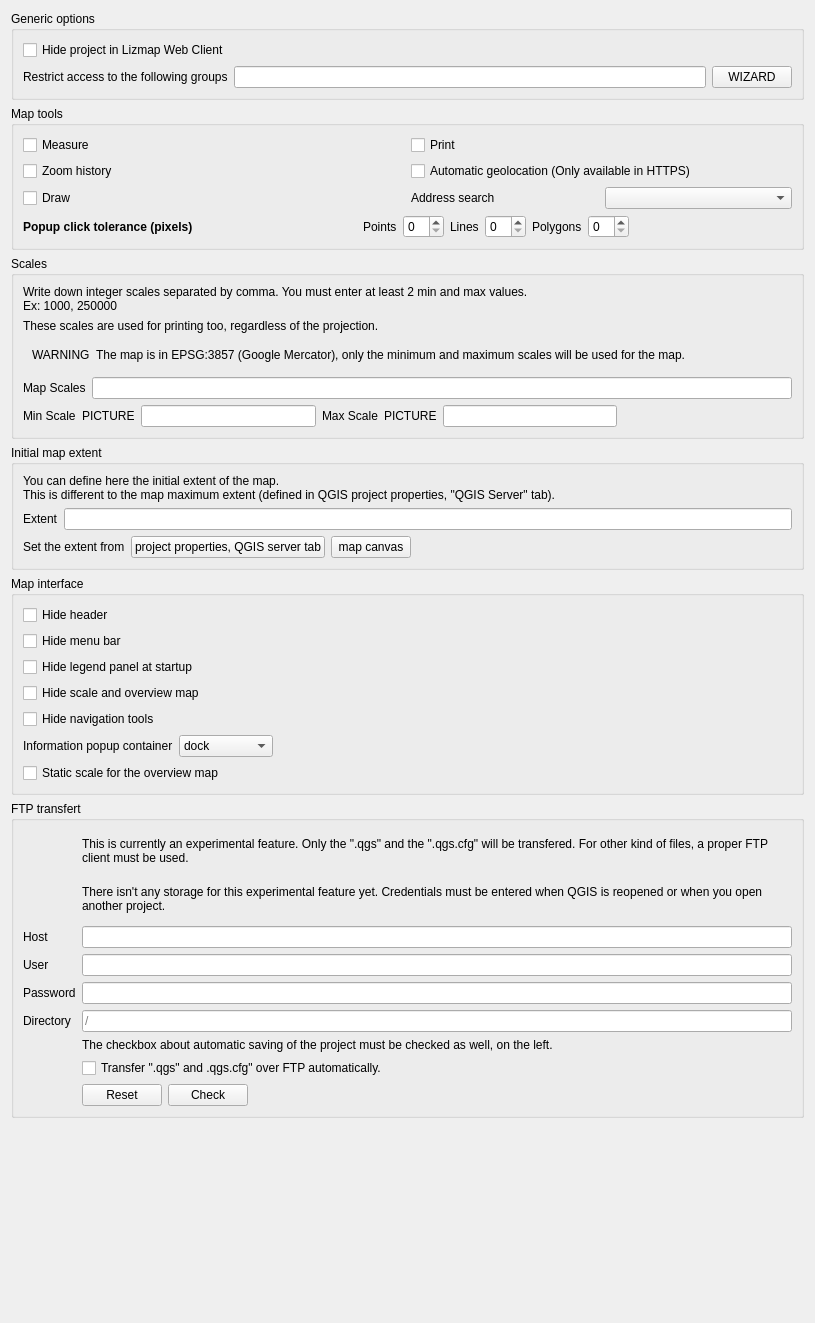
             <widget class="QWidget" name="scrollAreaWidgetContents">
              <property name="geometry">
               <rect>
                <x>0</x>
                <y>0</y>
                <width>815</width>
                <height>1323</height>
               </rect>
              </property>
              <layout class="QVBoxLayout" name="verticalLayout_26">
               <item>
                <widget class="QGroupBox" name="gb_generalOptions">
                 <property name="title">
                  <string>Generic options</string>
                 </property>
                 <layout class="QVBoxLayout" name="verticalLayout_15">
                  <item>
                   <widget class="QCheckBox" name="cbHideProject">
                    <property name="text">
                     <string>Hide project in Lizmap Web Client</string>
                    </property>
                   </widget>
                  </item>
                  <item>
                   <layout class="QHBoxLayout" name="horizontalLayout_15">
                    <item>
                     <widget class="QLabel" name="label_54">
                      <property name="text">
                       <string>Restrict access to the following groups</string>
                      </property>
                     </widget>
                    </item>
                    <item>
                     <widget class="QLineEdit" name="inAcl">
                      <property name="toolTip">
                       <string>List of group id separated by comma. Leave empty if access is not restricted.</string>
                      </property>
                      <property name="styleSheet">
                       <string notr="true"/>
                      </property>
                     </widget>
                    </item>
                    <item>
                     <widget class="QPushButton" name="button_wizard_group_visibility_project">
                      <property name="text">
                       <string notr="true">WIZARD</string>
                      </property>
                     </widget>
                    </item>
                   </layout>
                  </item>
                 </layout>
                </widget>
               </item>
               <item>
                <widget class="QGroupBox" name="gb_visibleTools">
                 <property name="title">
                  <string>Map tools</string>
                 </property>
                 <layout class="QVBoxLayout" name="verticalLayout_2">
                  <item>
                   <layout class="QGridLayout" name="gridLayout_4">
                    <item row="0" column="0">
                     <widget class="QCheckBox" name="cbActivateMeasure">
                      <property name="enabled">
                       <bool>true</bool>
                      </property>
                      <property name="text">
                       <string>Measure</string>
                      </property>
                     </widget>
                    </item>
                    <item row="1" column="0">
                     <widget class="QCheckBox" name="cbActivateZoomHistory">
                      <property name="enabled">
                       <bool>true</bool>
                      </property>
                      <property name="text">
                       <string>Zoom history</string>
                      </property>
                     </widget>
                    </item>
                    <item row="1" column="1">
                     <widget class="QCheckBox" name="cbActivateGeolocation">
                      <property name="enabled">
                       <bool>true</bool>
                      </property>
                      <property name="text">
                       <string>Automatic geolocation (Only available in HTTPS)</string>
                      </property>
                     </widget>
                    </item>
                    <item row="0" column="1">
                     <widget class="QCheckBox" name="cbActivatePrint">
                      <property name="enabled">
                       <bool>true</bool>
                      </property>
                      <property name="text">
                       <string>Print</string>
                      </property>
                     </widget>
                    </item>
                    <item row="2" column="0">
                     <widget class="QCheckBox" name="activate_drawing_tools">
                      <property name="toolTip">
                       <string>If drawing tools are activated or not</string>
                      </property>
                      <property name="text">
                       <string>Draw</string>
                      </property>
                     </widget>
                    </item>
                    <item row="2" column="1">
                     <layout class="QHBoxLayout" name="horizontalLayout_14">
                      <item>
                       <widget class="QLabel" name="label_19">
                        <property name="text">
                         <string>Address search</string>
                        </property>
                       </widget>
                      </item>
                      <item>
                       <widget class="QComboBox" name="liExternalSearch"/>
                      </item>
                     </layout>
                    </item>
                   </layout>
                  </item>
                  <item>
                   <layout class="QHBoxLayout" name="horizontalLayout_30">
                    <item>
                     <widget class="QLabel" name="label_68">
                      <property name="font">
                       <font>
                        <weight>75</weight>
                        <bold>true</bold>
                       </font>
                      </property>
                      <property name="styleSheet">
                       <string notr="true"/>
                      </property>
                      <property name="text">
                       <string>Popup click tolerance (pixels)</string>
                      </property>
                     </widget>
                    </item>
                    <item>
                     <spacer name="horizontalSpacer_31">
                      <property name="orientation">
                       <enum>Qt::Horizontal</enum>
                      </property>
                      <property name="sizeHint" stdset="0">
                       <size>
                        <width>40</width>
                        <height>20</height>
                       </size>
                      </property>
                     </spacer>
                    </item>
                    <item>
                     <widget class="QLabel" name="label_70">
                      <property name="text">
                       <string>Points</string>
                      </property>
                     </widget>
                    </item>
                    <item>
                     <widget class="QSpinBox" name="inPointTolerance">
                      <property name="styleSheet">
                       <string notr="true"/>
                      </property>
                     </widget>
                    </item>
                    <item>
                     <widget class="QLabel" name="label_69">
                      <property name="text">
                       <string>Lines</string>
                      </property>
                     </widget>
                    </item>
                    <item>
                     <widget class="QSpinBox" name="inLineTolerance">
                      <property name="styleSheet">
                       <string notr="true"/>
                      </property>
                     </widget>
                    </item>
                    <item>
                     <widget class="QLabel" name="label_72">
                      <property name="text">
                       <string>Polygons</string>
                      </property>
                     </widget>
                    </item>
                    <item>
                     <widget class="QSpinBox" name="inPolygonTolerance">
                      <property name="styleSheet">
                       <string notr="true"/>
                      </property>
                     </widget>
                    </item>
                    <item>
                     <spacer name="horizontalSpacer_32">
                      <property name="orientation">
                       <enum>Qt::Horizontal</enum>
                      </property>
                      <property name="sizeHint" stdset="0">
                       <size>
                        <width>40</width>
                        <height>20</height>
                       </size>
                      </property>
                     </spacer>
                    </item>
                   </layout>
                  </item>
                 </layout>
                </widget>
               </item>
               <item>
                <widget class="QGroupBox" name="gb_Scales">
                 <property name="styleSheet">
                  <string notr="true"/>
                 </property>
                 <property name="title">
                  <string>Scales</string>
                 </property>
                 <layout class="QGridLayout" name="gridLayout_3">
                  <item row="5" column="0">
                   <layout class="QHBoxLayout" name="horizontalLayout_5">
                    <item>
                     <widget class="QLabel" name="label_15">
                      <property name="text">
                       <string>Map Scales</string>
                      </property>
                     </widget>
                    </item>
                    <item>
                     <widget class="QLineEdit" name="inMapScales">
                      <property name="sizePolicy">
                       <sizepolicy hsizetype="MinimumExpanding" vsizetype="Fixed">
                        <horstretch>0</horstretch>
                        <verstretch>0</verstretch>
                       </sizepolicy>
                      </property>
                      <property name="inputMethodHints">
                       <set>Qt::ImhDigitsOnly</set>
                      </property>
                     </widget>
                    </item>
                   </layout>
                  </item>
                  <item row="2" column="0">
                   <widget class="QWidget" name="scales_warning_layout" native="true">
                    <layout class="QHBoxLayout" name="horizontalLayout_34">
                     <item>
                      <widget class="QLabel" name="label_warning_crs">
                       <property name="sizePolicy">
                        <sizepolicy hsizetype="Maximum" vsizetype="Preferred">
                         <horstretch>0</horstretch>
                         <verstretch>0</verstretch>
                        </sizepolicy>
                       </property>
                       <property name="text">
                        <string notr="true">WARNING</string>
                       </property>
                      </widget>
                     </item>
                     <item>
                      <widget class="QLabel" name="label_14">
                       <property name="text">
                        <string>The map is in EPSG:3857 (Google Mercator), only the minimum and maximum scales will be used for the map.</string>
                       </property>
                       <property name="wordWrap">
                        <bool>true</bool>
                       </property>
                      </widget>
                     </item>
                    </layout>
                   </widget>
                  </item>
                  <item row="6" column="0">
                   <layout class="QHBoxLayout" name="horizontalLayout_11">
                    <item>
                     <widget class="QLabel" name="label_min_scale">
                      <property name="enabled">
                       <bool>true</bool>
                      </property>
                      <property name="text">
                       <string>Min Scale</string>
                      </property>
                     </widget>
                    </item>
                    <item>
                     <widget class="QLabel" name="min_scale_pic">
                      <property name="text">
                       <string notr="true">PICTURE</string>
                      </property>
                     </widget>
                    </item>
                    <item>
                     <widget class="QLineEdit" name="inMinScale">
                      <property name="enabled">
                       <bool>true</bool>
                      </property>
                      <property name="inputMethodHints">
                       <set>Qt::ImhDigitsOnly</set>
                      </property>
                      <property name="maxLength">
                       <number>10</number>
                      </property>
                      <property name="readOnly">
                       <bool>true</bool>
                      </property>
                     </widget>
                    </item>
                    <item>
                     <widget class="QLabel" name="label_max_scale">
                      <property name="enabled">
                       <bool>true</bool>
                      </property>
                      <property name="text">
                       <string>Max Scale</string>
                      </property>
                     </widget>
                    </item>
                    <item>
                     <widget class="QLabel" name="max_scale_pic">
                      <property name="text">
                       <string notr="true">PICTURE</string>
                      </property>
                     </widget>
                    </item>
                    <item>
                     <widget class="QLineEdit" name="inMaxScale">
                      <property name="enabled">
                       <bool>true</bool>
                      </property>
                      <property name="readOnly">
                       <bool>true</bool>
                      </property>
                     </widget>
                    </item>
                    <item>
                     <spacer name="horizontalSpacer_8">
                      <property name="orientation">
                       <enum>Qt::Horizontal</enum>
                      </property>
                      <property name="sizeHint" stdset="0">
                       <size>
                        <width>40</width>
                        <height>20</height>
                       </size>
                      </property>
                     </spacer>
                    </item>
                   </layout>
                  </item>
                  <item row="0" column="0">
                   <widget class="QLabel" name="label_17">
                    <property name="text">
                     <string>&lt;html&gt;&lt;head/&gt;&lt;body&gt;&lt;p&gt;Write down integer scales separated by comma. You must enter at least 2 min and max values.&lt;br/&gt;Ex: 1000, 250000&lt;/p&gt;&lt;/body&gt;&lt;/html&gt;</string>
                    </property>
                   </widget>
                  </item>
                  <item row="1" column="0">
                   <widget class="QLabel" name="label_13">
                    <property name="text">
                     <string>These scales are used for printing too, regardless of the projection.</string>
                    </property>
                   </widget>
                  </item>
                 </layout>
                </widget>
               </item>
               <item>
                <widget class="QGroupBox" name="gb_extent">
                 <property name="title">
                  <string>Initial map extent</string>
                 </property>
                 <layout class="QVBoxLayout" name="verticalLayout_11">
                  <item>
                   <widget class="QLabel" name="label_23">
                    <property name="text">
                     <string>You can define here the initial extent of the map.
This is different to the map maximum extent (defined in QGIS project properties, &quot;QGIS Server&quot; tab).</string>
                    </property>
                   </widget>
                  </item>
                  <item>
                   <layout class="QHBoxLayout" name="horizontalLayout_20">
                    <item>
                     <widget class="QLabel" name="label_24">
                      <property name="text">
                       <string>Extent</string>
                      </property>
                     </widget>
                    </item>
                    <item>
                     <widget class="QLineEdit" name="inInitialExtent">
                      <property name="readOnly">
                       <bool>true</bool>
                      </property>
                     </widget>
                    </item>
                   </layout>
                  </item>
                  <item>
                   <layout class="QHBoxLayout" name="horizontalLayout_19">
                    <item>
                     <widget class="QLabel" name="label_62">
                      <property name="text">
                       <string>Set the extent from</string>
                      </property>
                     </widget>
                    </item>
                    <item>
                     <widget class="QPushButton" name="btSetExtentFromProject">
                      <property name="toolTip">
                       <string>In the project properties, then QGIS server tab, WMS section, there is an advertised extent</string>
                      </property>
                      <property name="text">
                       <string>project properties, QGIS server tab</string>
                      </property>
                     </widget>
                    </item>
                    <item>
                     <widget class="QPushButton" name="btSetExtentFromCanvas">
                      <property name="text">
                       <string>map canvas</string>
                      </property>
                     </widget>
                    </item>
                    <item>
                     <spacer name="horizontalSpacer_17">
                      <property name="orientation">
                       <enum>Qt::Horizontal</enum>
                      </property>
                      <property name="sizeHint" stdset="0">
                       <size>
                        <width>40</width>
                        <height>20</height>
                       </size>
                      </property>
                     </spacer>
                    </item>
                   </layout>
                  </item>
                 </layout>
                </widget>
               </item>
               <item>
                <widget class="QGroupBox" name="gb_interface">
                 <property name="title">
                  <string>Map interface</string>
                 </property>
                 <layout class="QVBoxLayout" name="verticalLayout_18">
                  <item>
                   <widget class="QCheckBox" name="cbHideHeader">
                    <property name="text">
                     <string>Hide header</string>
                    </property>
                   </widget>
                  </item>
                  <item>
                   <widget class="QCheckBox" name="cbHideMenu">
                    <property name="text">
                     <string>Hide menu bar</string>
                    </property>
                   </widget>
                  </item>
                  <item>
                   <widget class="QCheckBox" name="cbHideLegend">
                    <property name="text">
                     <string>Hide legend panel at startup</string>
                    </property>
                   </widget>
                  </item>
                  <item>
                   <widget class="QCheckBox" name="cbHideOverview">
                    <property name="text">
                     <string>Hide scale and overview map</string>
                    </property>
                   </widget>
                  </item>
                  <item>
                   <widget class="QCheckBox" name="cbHideNavbar">
                    <property name="text">
                     <string>Hide navigation tools</string>
                    </property>
                   </widget>
                  </item>
                  <item>
                   <layout class="QHBoxLayout" name="horizontalLayout_29">
                    <item>
                     <widget class="QLabel" name="label_65">
                      <property name="styleSheet">
                       <string notr="true"/>
                      </property>
                      <property name="text">
                       <string>Information popup container</string>
                      </property>
                     </widget>
                    </item>
                    <item>
                     <widget class="QComboBox" name="liPopupContainer">
                      <item>
                       <property name="text">
                        <string>dock</string>
                       </property>
                      </item>
                      <item>
                       <property name="text">
                        <string>minidock</string>
                       </property>
                      </item>
                      <item>
                       <property name="text">
                        <string>map</string>
                       </property>
                      </item>
                      <item>
                       <property name="text">
                        <string>bottomdock</string>
                       </property>
                      </item>
                      <item>
                       <property name="text">
                        <string>right-dock</string>
                       </property>
                      </item>
                     </widget>
                    </item>
                    <item>
                     <spacer name="horizontalSpacer">
                      <property name="orientation">
                       <enum>Qt::Horizontal</enum>
                      </property>
                      <property name="sizeHint" stdset="0">
                       <size>
                        <width>40</width>
                        <height>20</height>
                       </size>
                      </property>
                     </spacer>
                    </item>
                   </layout>
                  </item>
                  <item>
                   <widget class="QCheckBox" name="checkbox_scale_overiew_map">
                    <property name="toolTip">
                     <string/>
                    </property>
                    <property name="text">
                     <string>Static scale for the overview map</string>
                    </property>
                   </widget>
                  </item>
                 </layout>
                </widget>
               </item>
               <item>
                <widget class="QGroupBox" name="groupBox_9">
                 <property name="title">
                  <string>FTP transfert</string>
                 </property>
                 <layout class="QFormLayout" name="formLayout_2">
                  <item row="0" column="1">
                   <widget class="QLabel" name="label_75">
                    <property name="text">
                     <string notr="true">This is currently an experimental feature. Only the &quot;.qgs&quot; and the &quot;.qgs.cfg&quot; will be transfered. For other kind of files, a proper FTP client must be used.</string>
                    </property>
                    <property name="wordWrap">
                     <bool>true</bool>
                    </property>
                   </widget>
                  </item>
                  <item row="1" column="1">
                   <widget class="QLabel" name="label_77">
                    <property name="text">
                     <string notr="true">There isn't any storage for this experimental feature yet. Credentials must be entered when QGIS is reopened or when you open another project.</string>
                    </property>
                    <property name="wordWrap">
                     <bool>true</bool>
                    </property>
                   </widget>
                  </item>
                  <item row="2" column="0">
                   <widget class="QLabel" name="label_63">
                    <property name="text">
                     <string notr="true">Host</string>
                    </property>
                   </widget>
                  </item>
                  <item row="2" column="1">
                   <widget class="QLineEdit" name="input_ftp_host"/>
                  </item>
                  <item row="3" column="0">
                   <widget class="QLabel" name="label_64">
                    <property name="text">
                     <string notr="true">User</string>
                    </property>
                   </widget>
                  </item>
                  <item row="3" column="1">
                   <widget class="QLineEdit" name="input_ftp_user"/>
                  </item>
                  <item row="4" column="0">
                   <widget class="QLabel" name="label_71">
                    <property name="text">
                     <string notr="true">Password</string>
                    </property>
                   </widget>
                  </item>
                  <item row="4" column="1">
                   <widget class="QgsPasswordLineEdit" name="input_ftp_password"/>
                  </item>
                  <item row="5" column="0">
                   <widget class="QLabel" name="label_74">
                    <property name="text">
                     <string notr="true">Directory</string>
                    </property>
                   </widget>
                  </item>
                  <item row="5" column="1">
                   <widget class="QLineEdit" name="input_ftp_directory">
                    <property name="placeholderText">
                     <string notr="true">/</string>
                    </property>
                   </widget>
                  </item>
                  <item row="6" column="1">
                   <widget class="QLabel" name="label_76">
                    <property name="text">
                     <string notr="true">The checkbox about automatic saving of the project must be checked as well, on the left.</string>
                    </property>
                   </widget>
                  </item>
                  <item row="7" column="1">
                   <widget class="QCheckBox" name="checkbox_ftp_transfer">
                    <property name="text">
                     <string notr="true">Transfer &quot;.qgs&quot; and .qgs.cfg&quot; over FTP automatically.</string>
                    </property>
                   </widget>
                  </item>
                  <item row="8" column="1">
                   <layout class="QHBoxLayout" name="horizontalLayout_42">
                    <item>
                     <widget class="QPushButton" name="button_ftp_reset">
                      <property name="text">
                       <string notr="true">Reset</string>
                      </property>
                     </widget>
                    </item>
                    <item>
                     <widget class="QPushButton" name="button_ftp_check">
                      <property name="text">
                       <string notr="true">Check</string>
                      </property>
                     </widget>
                    </item>
                    <item>
                     <spacer name="horizontalSpacer_10">
                      <property name="orientation">
                       <enum>Qt::Horizontal</enum>
                      </property>
                      <property name="sizeHint" stdset="0">
                       <size>
                        <width>40</width>
                        <height>20</height>
                       </size>
                      </property>
                     </spacer>
                    </item>
                   </layout>
                  </item>
                 </layout>
                </widget>
               </item>
               <item>
                <spacer name="verticalSpacer">
                 <property name="orientation">
                  <enum>Qt::Vertical</enum>
                 </property>
                 <property name="sizeHint" stdset="0">
                  <size>
                   <width>20</width>
                   <height>40</height>
                  </size>
                 </property>
                </spacer>
               </item>
              </layout>
             </widget>
